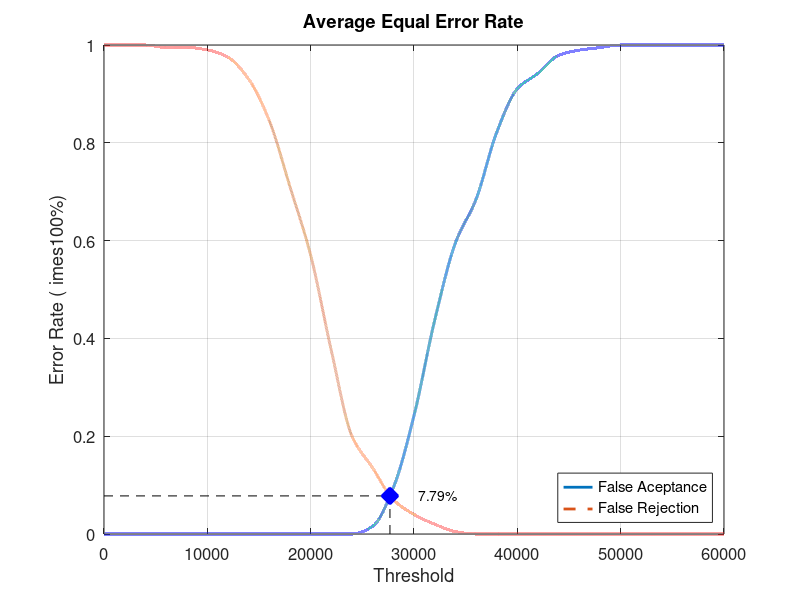
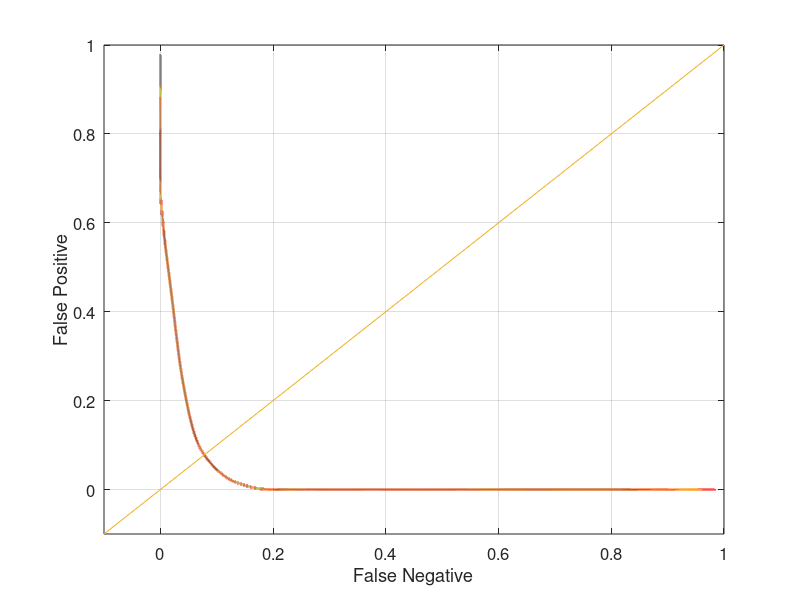

Write MATLAB code to recreate these figures, in order.
close all;
clear;
clc;
x = 0:2000:60000;
xq = 0:0.5:60000;

y0 = [0 0 0 0 0 0 0 0 0 0 0 0 0 0.0157895 0.0947368 0.242105 0.436842 0.594737 0.684211 0.821053 0.910526 0.942105 0.978947 0.989474 0.994737 1 1 1 1 1 1]
yy0 = interp1(x, y0, xq, 'pchip');
y1 = [1 1 1 0.995 0.995 0.99 0.975 0.93 0.845 0.71 0.57 0.375 0.2 0.135 0.07 0.04 0.02 0.005 0 0 0 0 0 0 0 0 0 0 0 0 0]
yy1 = interp1(x, y1, xq, 'pchip');

% Calculating EER: 
y2 = abs(y0 - y1);
find(y2 == min(y2))
yy2 = abs(yy0 - yy1);
xEER = find(yy2 == min(yy2));
xEERIndex = xq(xEER) % X-axis EER
yEER = yy0(xEER) % Y-axis EER

main = figure
plot(xq, yy0,'-','LineWidth', 2);	hold on
plot(xq, yy1,'--','LineWidth', 2);	hold on
plot([xEERIndex xEERIndex], [0 yEER], 'k--');	hold on
plot([0 xEERIndex], [yEER yEER], 'k--');	hold on
plot(xEERIndex, yEER, 'bx', 'LineWidth', 10);	hold on
text(xEERIndex + 10 * xEERIndex / 100, yEER, [num2str(round((10000 * yEER)) / 100) '%'])
legend('False Aceptance', 'False Rejection', 'Location', 'SouthEast')
xlabel('Threshold')
ylabel('Error Rate (	imes100%)')
title('Average Equal Error Rate')
set(gca, 'FontSize', 12)
axis([0 60000 0 1])
grid on

print(main, 'Database4_4Main', '-dpng');
FNRxFPR = figure('Color', [1 1 1]);
plot(yy1, yy0, '-', yy1, yy0, 'LineWidth', 2);
hold on
y = -0.1:0.1:1
plot(y, y); 
set(gca, 'FontSize', 12)
xlabel('False Negative')
ylabel('False Positive')
axis([-0.1 1 -0.1 1])
set(gca, 'FontSize', 12)
grid on

print(FNRxFPR, 'Database4_4FNRxFPR','-dpng');
